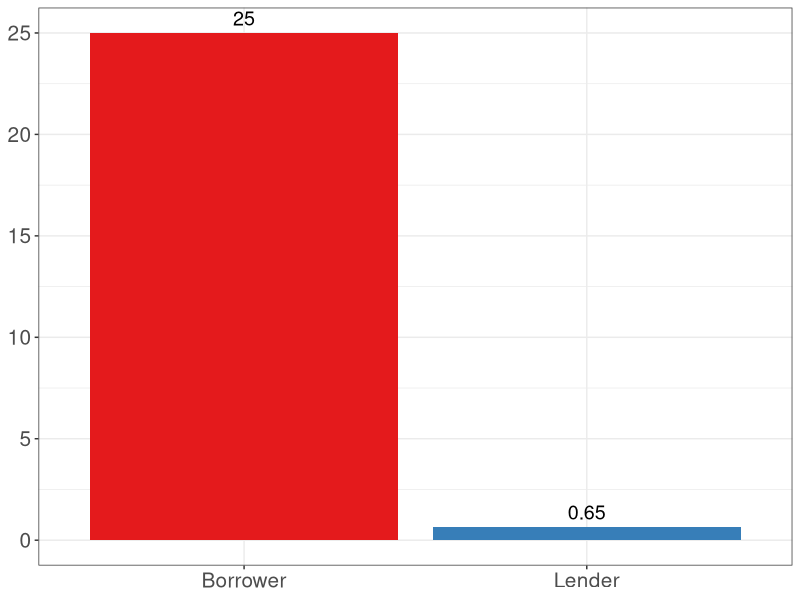

The R script that drew this image: (Note: this script raises an error after producing the figure.)
#' Graph Designer: Scott Cohn
#' Authors: Bowles and Halliday
#' Title: Coordination, Conflict and Competition: A Text in Microeconomics
#' 
#' TODO: 
#' 1. the colors should be consistent the bar graphs should be much smaller and thinner.
#' 
#' 2. the size of thepie should equal the total payoffs, 
#' e.g. in the pie on the left (no competition) 62.5+25 = 87.5 
#'  
#' 3. the numbers are screwed up. in the pie on the right the 
#' shares are 122.5 for the borrowers, 5 for the lender
#' 
#' 4. the slices of the pies should have labels like “100 borrowers 
#' (122.5)” and ” the lender (5) ” and similarly for the other pie.  
#' 
#' 5. no need for a vertical axis label on the bar graphs. 
#' 
#' 6. there should be numbers at the top of the horizontal bars (but they 
#' should be 15 and 0.625 in one case and 5 and 1.225 in the other ( your second one is wrong)
#' 
#' 7. it might help of ou have the figs informative names, like from left to right 
#' in my sktech below: Nonebar, Nonepie, CompPie and Compbar.  
#' 
#' 8. they should eventually be laid out with the bar and the pie charts side 
#' by side, either arrayed from L to R s in my sketch, or in two rows. 

library("tidyverse")
library("gridExtra")
library("RColorBrewer")

# dataframe ---------------------------------------------------------------

df <- tibble(
  pr_ag = c("Borrower", "Lender"),
  val_sm_bar = c(25, 0.65),
  val_sm_pie = c(62.5, 25),
  val_lg_bar = c(5, 1.225), 
  val_lg_pie = c(5, 122.5)
)

# plots -------------------------------------------------------------------

# Fig a -- nonebar
p_sm_bar <- ggplot(df, aes(pr_ag, val_sm_bar)) +
  geom_col(aes(fill = pr_ag)) + 
  geom_text(aes(label = val_sm_bar), vjust = -0.5, size = 5) + 
  scale_fill_brewer(palette = "Set1") +
  theme_bw() + 
  theme(legend.position = "none",
        axis.title = element_blank(),
        axis.text = element_text(size = 15))

ggsave("credit/effects_of_comp_nonebar_a.pdf", width = 3, height = 6)

# Fig b -- nonepie
p_sm_pie <- ggplot(df, aes("", y = val_sm_pie, fill = pr_ag))+
  geom_bar(width = 1, stat = "identity") +
  coord_polar("y") +
  geom_text(aes(label = val_sm_pie), 
            position = position_stack(vjust = 0.5)) +
  scale_fill_brewer(palette = "Set1") + 
  labs(caption = "p_sm_pie") +
  theme_blank() +
  theme(axis.title = element_blank(),
        axis.text = element_blank(),
        legend.title = element_blank(),
        plot.margin=grid::unit(c(0,0,0,0), "mm"))

ggsave("credit/effects_of_comp_nonepie_b.pdf", width = 6, height = 6)

# Fig c -- comppie
p_lg_pie <- ggplot(df, aes("", y = val_lg_pie, fill = pr_ag))+
  geom_bar(width = 1, stat = "identity") +
  coord_polar("y") +
  geom_text(aes(label = val_lg_pie), 
            position = position_stack(vjust = 0.5)) +
  scale_fill_brewer(palette = "Set1") + 
  labs(caption = "p_lg_pie") +
  theme_blank() +
  theme(axis.title = element_blank(),
        axis.text = element_blank(),
        legend.title = element_blank(),
        plot.margin=grid::unit(c(0,0,0,0), "mm"))

ggsave("credit/effects_of_comp_comppie_c.pdf", width = 6, height = 6)

# Fig d -- compbar
p_lg_bar <- ggplot(df, aes(pr_ag, val_lg_bar)) +
  geom_col(aes(fill = pr_ag)) + 
  geom_text(aes(label = val_lg_bar), vjust = -0.5, size = 5) + 
  scale_fill_brewer(palette = "Set1") +
  theme_bw() + 
  theme(legend.position = "none",
        axis.title = element_blank(),
        axis.text = element_text(size = 15))

ggsave("credit/effects_of_comp_compbar_d.pdf", width = 3, height = 6)

# save panel --------------------------------------------------------------

# ggsave("credit/effects_of_comp_sm.pdf", arrangeGrob(p_sm_bar, p_sm_pie))
# ggsave("credit/effects_of_comp_lg.pdf", arrangeGrob(p_lg_bar, p_lg_pie))

# ^^ looks gross.
